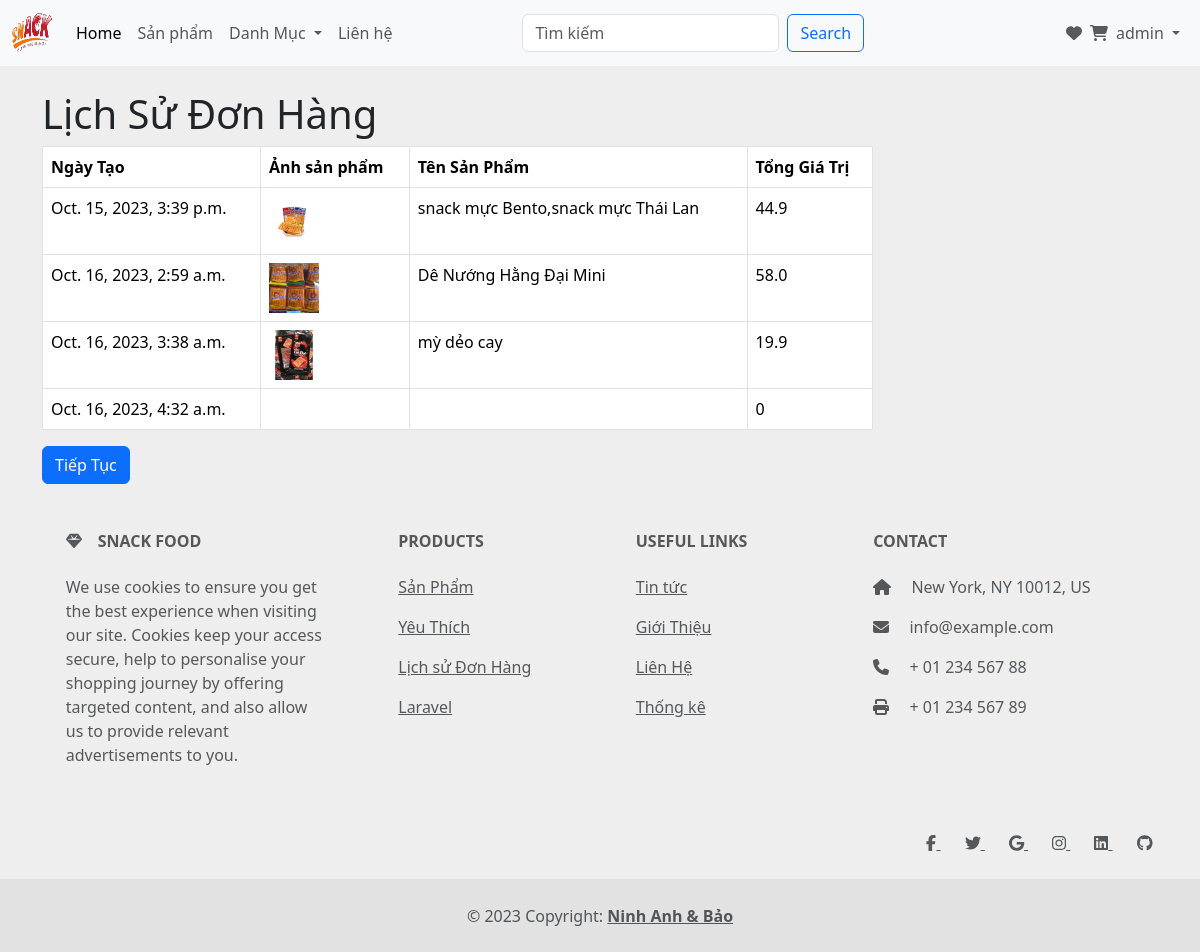
The app's page /order-history/ (signed in) with its own data.
### app/models.py (models this page shows, shortened)
class Order(models.Model):
    customer = models.ForeignKey(User, on_delete=models.SET_NULL, blank=True, null=True)
    date_order = models.DateTimeField(auto_now_add=True)
    complete = models.BooleanField(default=True)
    transaction_id = models.CharField(max_length=200, null=True)
    def get_cart_total(self):
        orderitems = self.orderitem_set.all()
        total = sum([item.get_total for item in orderitems])
        return total

class Orderitem(models.Model):
    product = models.ForeignKey(Product, on_delete=models.SET_NULL, blank=True, null=True)
    order = models.ForeignKey(Order, on_delete=models.SET_NULL, blank=True, null=True)
    category = models.ForeignKey(Category, on_delete=models.SET_NULL, blank=True, null=True)
    quantity = models.IntegerField(default=0, null=True, blank=True)
    date_added = models.DateTimeField(auto_now_add=True)
    @property
    def get_total(self):
        total = self.product.price * self.quantity
        return total

class Product(models.Model):
    product_name = models.CharField(max_length=200, null= True)
    price = models.FloatField()
    digital = models.BooleanField(default=True)
    image = models.ImageField(null=True, blank=True)
    category = models.ManyToManyField(Category, related_name='product')
    detail = models.TextField(null=True,blank=True)

### app/views.py (the view)
# urls.py: path('order-history/', views.order_history, name='order_history'),
def order_history(req):
    order_items = Order.objects.filter(customer=req.user)
    categories = Category.objects.filter(is_sub=False)
    active_category = req.GET.get('category', '')
    return render(req, 'order_history.html', locals())

### templates/order_history.html (shortened to what this page needs)
{% extends "master.html" %}
{% block main_content %}
<div class="container">
    <div class="row">
    <div id="content" class="col-sm-9">
     <h1>Lịch Sử Đơn Hàng</h1>
     <div class="table-responsive">
          <table class="table table-bordered table-hover">
            <thead>
              <tr>
                <th class="text-left">Ngày Tạo</th>
                <th class="text-left">Ảnh sản phẩm</th>
                <th class="text-right">Tên Sản Phẩm</th>
                <th class="text-right">Tổng Giá Trị</th>
              </tr>
            </thead>
            <tbody>
              {% for i in order_items %}
              <tr>
                <td class="text-right">{{ i.date_order }}</td>
                <td class="text-left">
                  {% for order_item in i.orderitem_set.all %}
                  <img src="{{ order_item.product.image.url }}" alt="{{ order_item.product.name }}" width="50" height="50">
                  {% endfor %}
                </td>
                <td class="text-right">
                  {% for order_item in i.orderitem_set.all %}
                    {{ order_item.product.product_name }}<br>
                  {% endfor %}
                </td>
                <td class="text-right">{{ i.get_cart_total }}</td>
              </tr>
             {% endfor %}
            </tbody>
          </table>
      </div>
       <div class="buttons clearfix">
        <div class="pull-right"><a href="{% url "home" %}" class="btn btn-primary">Tiếp Tục</a></div>
       </div>
      </div>
  </div>
  </div>
{% endblock main_content %}

### templates/master.html (shortened to what this page needs)
{% load static %}
<!DOCTYPE html>
<html lang="en">
<head>
    <link href="https://cdn.jsdelivr.net/npm/bootstrap@5.3.2/dist/css/bootstrap.min.css" rel="stylesheet">
    <link  href="{% static 'app/css/all.min.css'%}" rel="stylesheet">
    <link  href="{% static 'app/css/owl.carousel.min.css' %}" rel="stylesheet">
</head>
<body style="background-color: #eee;">
  <nav class="navbar navbar-expand-lg bg-body-tertiary">
      <div class="container-fluid">
          <a class="navbar-brand" href="{% url "home" %}">
              <img src="{% static 'app/img/logo2.png' %}", width=40, height=40 />
          </a>
        <div class="collapse navbar-collapse" id="navbarSupportedContent">
          <ul class="navbar-nav me-auto mb-2 mb-lg-0">
            <li class="nav-item">
              <a class="nav-link active" aria-current="page" href="{% url "home" %}">Home</a>
            </li>
            <li class="nav-item">
              <a class="nav-link" href="{% url "product" %}">Sản phẩm</a>
            </li>
            <li class="nav-item dropdown">
              <a class="nav-link dropdown-toggle" href="#" role="button" data-bs-toggle="dropdown" aria-expanded="false">
                Danh Mục
              </a>
            </li>
            <li class="nav-item">
              <a class="nav-link " href="{% url "contact" %}">Liên hệ</a>
            </li>
          </ul>
          <form class="d-flex" role="search" method = POST action = "{% url 'search' %}">
              <input class="form-control me-2" type="search" placeholder="Tìm kiếm" aria-label="Search" name= "searched">
              <button class="btn btn-outline-primary" type="submit" style="margin-right: 80px">Search</button>
          </form>
        </div>
        {% if user.is_authenticated %}
        <div class="navbar-collapse collapse justify-content-end" id="mainMenu" style="">
          <ul class="navbar-nav ">
            <div class="d-flex justify-content-between align-items-center">
              <a href="{% url "yeuthich" %}"><i class="fa fa-heart text-muted" style="margin-right:8px"></a></i>
              <a href="{% url "cart" %}"><i class="fa fa-shopping-cart text-muted"></a></i>
            </div>
            <li class="nav-item dropdown">
              <a class="nav-link dropdown-toggle" id="navbarDropdown" href="#" role="button" data-bs-toggle="dropdown" aria-expanded="false">
                {{ user.username }}
              </a>
          </li>
          </ul>
        </div>
        {% endif %}
      </div>
    </nav>
    <br>
  {% block main_content %}{% endblock main_content %}
<footer class="text-center text-lg-start text-muted">
  <section>
    <div class="container text-center text-md-start mt-5">
      <div class="row mt-3">
        <div class="col-md-3 col-lg-4 col-xl-3 mx-auto mb-4">
          <h6 class="text-uppercase fw-bold mb-4">
            <i class="fas fa-gem me-3"></i>Snack Food
          </h6>
          <p>
            We use cookies to ensure you get the best experience when visiting our site. Cookies keep your access secure, help to personalise your shopping journey by offering targeted content, and also allow us to provide relevant advertisements to you.
          </p>
        </div>
        <div class="col-md-2 col-lg-2 col-xl-2 mx-auto mb-4">
          <h6 class="text-uppercase fw-bold mb-4">
            Products
          </h6>
          <p>
            <a href="{% url "product" %}" class="text-reset">Sản Phẩm</a>
          </p>
          <p>
            <a href="{% url "yeuthich" %}" class="text-reset">Yêu Thích</a>
          </p>
          <p>
            <a href="{% url "order_history" %}" class="text-reset">Lịch sử Đơn Hàng</a>
          </p>
          <p>
            <a href="#!" class="text-reset">Laravel</a>
          </p>
        </div>
        <div class="col-md-3 col-lg-2 col-xl-2 mx-auto mb-4">
          <h6 class="text-uppercase fw-bold mb-4">
            Useful links
          </h6>
          <p>
            <a href="{% url "blog" %}" class="text-reset">Tin tức</a>
          </p>
          <p>
            <a href="#!" class="text-reset">Giới Thiệu</a>
          </p>
          <p>
            <a href="{% url "contact" %}" class="text-reset">Liên Hệ</a>
          </p>
          <p>
            <a href="{% url "thongke" %}" class="text-reset">Thống kê</a>
          </p>
        </div>
        <div class="col-md-4 col-lg-3 col-xl-3 mx-auto mb-md-0 mb-4">
          <h6 class="text-uppercase fw-bold mb-4">Contact</h6>
          <p><i class="fas fa-home me-3"></i> New York, NY 10012, US</p>
          <p>
            <i class="fas fa-envelope me-3"></i>
            info@example.com
          </p>
          <p><i class="fas fa-phone me-3"></i> + 01 234 567 88</p>
          <p><i class="fas fa-print me-3"></i> + 01 234 567 89</p>
        </div>
      </div>
    </div>
  </section>
  <section class="d-flex justify-content-end p-4 border-bottom">
    <div>
      <a href="https://www.facebook.com/ninhanh21" class="me-4 text-reset">
        <i class="fab fa-facebook-f"></i>
      </a>
      <a href="" class="me-4 text-reset">
        <i class="fab fa-twitter"></i>
      </a>
      <a href="" class="me-4 text-reset">
        <i class="fab fa-google"></i>
      </a>
      <a href="" class="me-4 text-reset">
        <i class="fab fa-instagram"></i>
      </a>
      <a href="" class="me-4 text-reset">
        <i class="fab fa-linkedin"></i>
      </a>
      <a href="" class="me-4 text-reset">
        <i class="fab fa-github"></i>
      </a>
    </div>
  </section>
  <div class="text-center p-4" style="background-color: rgba(0, 0, 0, 0.05);">
    © 2023 Copyright:
    <a class="text-reset fw-bold" href="#">Ninh Anh & Bảo </a>
  </div>
</footer>
</body>
</html>

### records on screen
Order: date_order "Oct. 15, 2023, 3:39 p.m.", get_cart_total "44.9"
Orderitem: product.image (picture), product.product_name "snack mực Bento,snack mực Thái Lan"
Order: date_order "Oct. 16, 2023, 2:59 a.m.", get_cart_total "58.0"
Orderitem: product.image (picture), product.product_name "Dê Nướng Hằng Đại Mini"
Order: date_order "Oct. 16, 2023, 3:38 a.m.", get_cart_total "19.9"
Orderitem: product.image (picture), product.product_name "mỳ dẻo cay"
Order: date_order "Oct. 16, 2023, 4:32 a.m.", get_cart_total "0"

### other values on screen
{{ user.username }} "admin"
